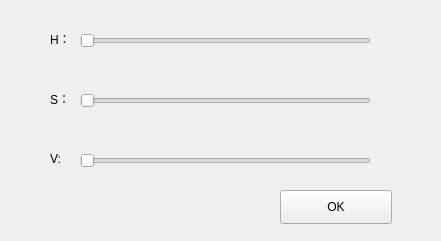
    <widget class="QWidget" name="hsvWidget" native="true">
     <property name="geometry">
      <rect>
       <x>10</x>
       <y>10</y>
       <width>441</width>
       <height>241</height>
      </rect>
     </property>
     <widget class="QSlider" name="horizontalSlider_h">
      <property name="geometry">
       <rect>
        <x>80</x>
        <y>30</y>
        <width>291</width>
        <height>22</height>
       </rect>
      </property>
      <property name="orientation">
       <enum>Qt::Horizontal</enum>
      </property>
     </widget>
     <widget class="QSlider" name="horizontalSlider_s">
      <property name="geometry">
       <rect>
        <x>80</x>
        <y>90</y>
        <width>291</width>
        <height>22</height>
       </rect>
      </property>
      <property name="orientation">
       <enum>Qt::Horizontal</enum>
      </property>
     </widget>
     <widget class="QSlider" name="horizontalSlider_v">
      <property name="geometry">
       <rect>
        <x>80</x>
        <y>150</y>
        <width>291</width>
        <height>22</height>
       </rect>
      </property>
      <property name="orientation">
       <enum>Qt::Horizontal</enum>
      </property>
     </widget>
     <widget class="QLabel" name="label_9">
      <property name="geometry">
       <rect>
        <x>50</x>
        <y>30</y>
        <width>31</width>
        <height>18</height>
       </rect>
      </property>
      <property name="text">
       <string>H：</string>
      </property>
     </widget>
     <widget class="QLabel" name="label_10">
      <property name="geometry">
       <rect>
        <x>50</x>
        <y>90</y>
        <width>16</width>
        <height>18</height>
       </rect>
      </property>
      <property name="text">
       <string>S：</string>
      </property>
     </widget>
     <widget class="QLabel" name="label_11">
      <property name="geometry">
       <rect>
        <x>50</x>
        <y>150</y>
        <width>16</width>
        <height>18</height>
       </rect>
      </property>
      <property name="text">
       <string>V:</string>
      </property>
     </widget>
     <widget class="QPushButton" name="HSVokBtn">
      <property name="geometry">
       <rect>
        <x>280</x>
        <y>190</y>
        <width>112</width>
        <height>34</height>
       </rect>
      </property>
      <property name="text">
       <string>OK</string>
      </property>
     </widget>
    </widget>
